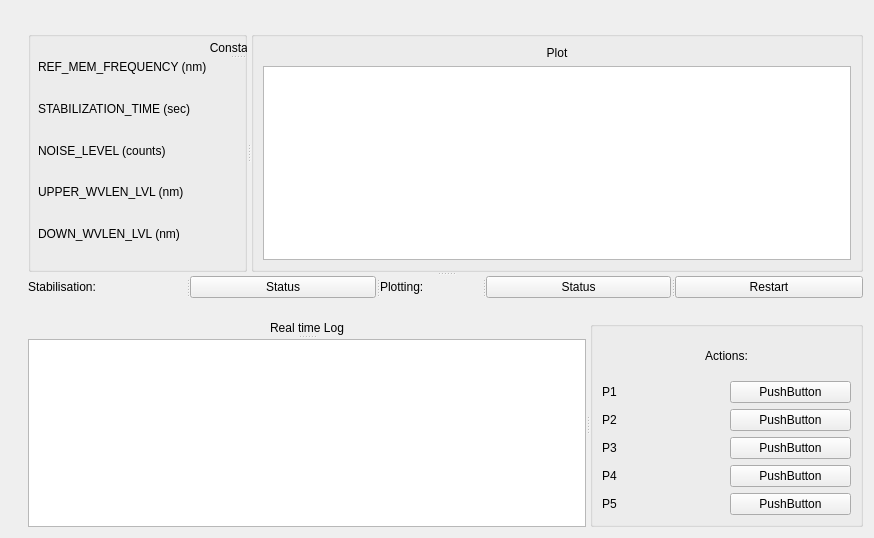
<?xml version="1.0" encoding="UTF-8"?>
<ui version="4.0">
 <class>Form</class>
 <widget class="QWidget" name="Form">
  <property name="geometry">
   <rect>
    <x>0</x>
    <y>0</y>
    <width>874</width>
    <height>538</height>
   </rect>
  </property>
  <property name="windowTitle">
   <string>Form</string>
  </property>
  <layout class="QVBoxLayout" name="verticalLayout_5">
   <item>
    <layout class="QGridLayout" name="gridLayout">
     <item row="0" column="0">
      <spacer name="verticalSpacer">
       <property name="orientation">
        <enum>Qt::Vertical</enum>
       </property>
       <property name="sizeHint" stdset="0">
        <size>
         <width>17</width>
         <height>501</height>
        </size>
       </property>
      </spacer>
     </item>
     <item row="0" column="1">
      <layout class="QVBoxLayout" name="verticalLayout_4">
       <item>
        <spacer name="horizontalSpacer_2">
         <property name="orientation">
          <enum>Qt::Horizontal</enum>
         </property>
         <property name="sizeHint" stdset="0">
          <size>
           <width>548</width>
           <height>20</height>
          </size>
         </property>
        </spacer>
       </item>
       <item>
        <widget class="QSplitter" name="splitter_12">
         <property name="orientation">
          <enum>Qt::Vertical</enum>
         </property>
         <widget class="QSplitter" name="splitter_6">
          <property name="orientation">
           <enum>Qt::Horizontal</enum>
          </property>
          <widget class="QGroupBox" name="">
           <widget class="QSplitter" name="splitter">
            <property name="geometry">
             <rect>
              <x>10</x>
              <y>10</y>
              <width>401</width>
              <height>201</height>
             </rect>
            </property>
            <property name="orientation">
             <enum>Qt::Vertical</enum>
            </property>
            <widget class="QLabel" name="label">
             <property name="text">
              <string>Constants:</string>
             </property>
             <property name="alignment">
              <set>Qt::AlignCenter</set>
             </property>
            </widget>
            <widget class="QWidget" name="">
             <layout class="QHBoxLayout" name="horizontalLayout_6">
              <item>
               <layout class="QVBoxLayout" name="verticalLayout">
                <item>
                 <widget class="QLabel" name="label_4">
                  <property name="sizePolicy">
                   <sizepolicy hsizetype="Preferred" vsizetype="Preferred">
                    <horstretch>0</horstretch>
                    <verstretch>0</verstretch>
                   </sizepolicy>
                  </property>
                  <property name="maximumSize">
                   <size>
                    <width>16777215</width>
                    <height>16777215</height>
                   </size>
                  </property>
                  <property name="text">
                   <string>REF_MEM_FREQUENCY (nm)</string>
                  </property>
                 </widget>
                </item>
                <item>
                 <spacer name="horizontalSpacer_4">
                  <property name="orientation">
                   <enum>Qt::Horizontal</enum>
                  </property>
                  <property name="sizeHint" stdset="0">
                   <size>
                    <width>168</width>
                    <height>20</height>
                   </size>
                  </property>
                 </spacer>
                </item>
                <item>
                 <widget class="QLabel" name="label_5">
                  <property name="text">
                   <string>STABILIZATION_TIME (sec)                </string>
                  </property>
                 </widget>
                </item>
                <item>
                 <spacer name="horizontalSpacer_5">
                  <property name="orientation">
                   <enum>Qt::Horizontal</enum>
                  </property>
                  <property name="sizeHint" stdset="0">
                   <size>
                    <width>168</width>
                    <height>20</height>
                   </size>
                  </property>
                 </spacer>
                </item>
                <item>
                 <widget class="QLabel" name="label_7">
                  <property name="text">
                   <string>NOISE_LEVEL (counts)                        </string>
                  </property>
                 </widget>
                </item>
                <item>
                 <spacer name="horizontalSpacer_6">
                  <property name="orientation">
                   <enum>Qt::Horizontal</enum>
                  </property>
                  <property name="sizeHint" stdset="0">
                   <size>
                    <width>168</width>
                    <height>20</height>
                   </size>
                  </property>
                 </spacer>
                </item>
                <item>
                 <widget class="QLabel" name="label_6">
                  <property name="text">
                   <string>UPPER_WVLEN_LVL (nm)                    </string>
                  </property>
                 </widget>
                </item>
                <item>
                 <spacer name="horizontalSpacer_7">
                  <property name="orientation">
                   <enum>Qt::Horizontal</enum>
                  </property>
                  <property name="sizeHint" stdset="0">
                   <size>
                    <width>168</width>
                    <height>20</height>
                   </size>
                  </property>
                 </spacer>
                </item>
                <item>
                 <widget class="QLabel" name="label_8">
                  <property name="text">
                   <string>DOWN_WVLEN_LVL (nm)                    </string>
                  </property>
                 </widget>
                </item>
               </layout>
              </item>
              <item>
               <spacer name="verticalSpacer_2">
                <property name="orientation">
                 <enum>Qt::Vertical</enum>
                </property>
                <property name="sizeHint" stdset="0">
                 <size>
                  <width>20</width>
                  <height>178</height>
                 </size>
                </property>
               </spacer>
              </item>
              <item>
               <layout class="QVBoxLayout" name="verticalLayout_6">
                <item>
                 <widget class="QLineEdit" name="lineEdit">
                  <property name="sizePolicy">
                   <sizepolicy hsizetype="Expanding" vsizetype="Fixed">
                    <horstretch>0</horstretch>
                    <verstretch>0</verstretch>
                   </sizepolicy>
                  </property>
                 </widget>
                </item>
                <item>
                 <spacer name="horizontalSpacer_8">
                  <property name="orientation">
                   <enum>Qt::Horizontal</enum>
                  </property>
                  <property name="sizeHint" stdset="0">
                   <size>
                    <width>168</width>
                    <height>20</height>
                   </size>
                  </property>
                 </spacer>
                </item>
                <item>
                 <widget class="QLineEdit" name="lineEdit_2"/>
                </item>
                <item>
                 <spacer name="horizontalSpacer_9">
                  <property name="orientation">
                   <enum>Qt::Horizontal</enum>
                  </property>
                  <property name="sizeHint" stdset="0">
                   <size>
                    <width>168</width>
                    <height>20</height>
                   </size>
                  </property>
                 </spacer>
                </item>
                <item>
                 <widget class="QLineEdit" name="lineEdit_3"/>
                </item>
                <item>
                 <spacer name="horizontalSpacer_10">
                  <property name="orientation">
                   <enum>Qt::Horizontal</enum>
                  </property>
                  <property name="sizeHint" stdset="0">
                   <size>
                    <width>168</width>
                    <height>20</height>
                   </size>
                  </property>
                 </spacer>
                </item>
                <item>
                 <widget class="QLineEdit" name="lineEdit_4"/>
                </item>
                <item>
                 <spacer name="horizontalSpacer_11">
                  <property name="orientation">
                   <enum>Qt::Horizontal</enum>
                  </property>
                  <property name="sizeHint" stdset="0">
                   <size>
                    <width>168</width>
                    <height>20</height>
                   </size>
                  </property>
                 </spacer>
                </item>
                <item>
                 <widget class="QLineEdit" name="lineEdit_5"/>
                </item>
               </layout>
              </item>
             </layout>
            </widget>
           </widget>
          </widget>
          <widget class="QGroupBox" name="">
           <layout class="QVBoxLayout" name="verticalLayout_2">
            <item>
             <widget class="QLabel" name="label_14">
              <property name="text">
               <string>Plot</string>
              </property>
              <property name="alignment">
               <set>Qt::AlignCenter</set>
              </property>
             </widget>
            </item>
            <item>
             <widget class="QGraphicsView" name="graphicsView">
              <property name="autoFillBackground">
               <bool>false</bool>
              </property>
             </widget>
            </item>
           </layout>
          </widget>
         </widget>
         <widget class="QSplitter" name="splitter_11">
          <property name="orientation">
           <enum>Qt::Horizontal</enum>
          </property>
          <widget class="QSplitter" name="splitter_7">
           <property name="orientation">
            <enum>Qt::Horizontal</enum>
           </property>
           <widget class="QLabel" name="label_3">
            <property name="text">
             <string>Stabilisation:</string>
            </property>
           </widget>
           <widget class="QPushButton" name="pushButton_6">
            <property name="text">
             <string>Status</string>
            </property>
           </widget>
          </widget>
          <widget class="QSplitter" name="splitter_8">
           <property name="orientation">
            <enum>Qt::Horizontal</enum>
           </property>
           <widget class="QLabel" name="label_15">
            <property name="text">
             <string>Plotting:</string>
            </property>
           </widget>
           <widget class="QPushButton" name="pushButton_7">
            <property name="text">
             <string>Status</string>
            </property>
           </widget>
          </widget>
          <widget class="QPushButton" name="pushButton_8">
           <property name="text">
            <string>Restart</string>
           </property>
          </widget>
         </widget>
        </widget>
       </item>
       <item>
        <spacer name="horizontalSpacer">
         <property name="orientation">
          <enum>Qt::Horizontal</enum>
         </property>
         <property name="sizeHint" stdset="0">
          <size>
           <width>548</width>
           <height>17</height>
          </size>
         </property>
        </spacer>
       </item>
       <item>
        <widget class="QSplitter" name="splitter_10">
         <property name="orientation">
          <enum>Qt::Horizontal</enum>
         </property>
         <widget class="QSplitter" name="splitter_9">
          <property name="orientation">
           <enum>Qt::Vertical</enum>
          </property>
          <widget class="QLabel" name="label_16">
           <property name="frameShadow">
            <enum>QFrame::Plain</enum>
           </property>
           <property name="text">
            <string>Real time Log</string>
           </property>
           <property name="alignment">
            <set>Qt::AlignCenter</set>
           </property>
          </widget>
          <widget class="QGraphicsView" name="graphicsView_2">
           <property name="frameShadow">
            <enum>QFrame::Plain</enum>
           </property>
          </widget>
         </widget>
         <widget class="QGroupBox" name="">
          <layout class="QVBoxLayout" name="verticalLayout_3">
           <item>
            <widget class="QLabel" name="label_2">
             <property name="text">
              <string>Actions:</string>
             </property>
             <property name="alignment">
              <set>Qt::AlignCenter</set>
             </property>
            </widget>
           </item>
           <item>
            <layout class="QHBoxLayout" name="horizontalLayout">
             <item>
              <widget class="QLabel" name="label_13">
               <property name="text">
                <string>P1</string>
               </property>
              </widget>
             </item>
             <item>
              <widget class="QPushButton" name="pushButton">
               <property name="text">
                <string>PushButton</string>
               </property>
              </widget>
             </item>
            </layout>
           </item>
           <item>
            <layout class="QHBoxLayout" name="horizontalLayout_2">
             <item>
              <widget class="QLabel" name="label_11">
               <property name="text">
                <string>P2</string>
               </property>
              </widget>
             </item>
             <item>
              <widget class="QPushButton" name="pushButton_2">
               <property name="text">
                <string>PushButton</string>
               </property>
              </widget>
             </item>
            </layout>
           </item>
           <item>
            <layout class="QHBoxLayout" name="horizontalLayout_3">
             <item>
              <widget class="QLabel" name="label_12">
               <property name="text">
                <string>P3</string>
               </property>
              </widget>
             </item>
             <item>
              <widget class="QPushButton" name="pushButton_4">
               <property name="text">
                <string>PushButton</string>
               </property>
              </widget>
             </item>
            </layout>
           </item>
           <item>
            <layout class="QHBoxLayout" name="horizontalLayout_4">
             <item>
              <widget class="QLabel" name="label_10">
               <property name="text">
                <string>P4</string>
               </property>
              </widget>
             </item>
             <item>
              <widget class="QPushButton" name="pushButton_3">
               <property name="text">
                <string>PushButton</string>
               </property>
              </widget>
             </item>
            </layout>
           </item>
           <item>
            <layout class="QHBoxLayout" name="horizontalLayout_5">
             <item>
              <widget class="QLabel" name="label_9">
               <property name="text">
                <string>P5</string>
               </property>
              </widget>
             </item>
             <item>
              <widget class="QPushButton" name="pushButton_5">
               <property name="text">
                <string>PushButton</string>
               </property>
              </widget>
             </item>
            </layout>
           </item>
          </layout>
         </widget>
        </widget>
       </item>
      </layout>
     </item>
    </layout>
   </item>
  </layout>
 </widget>
 <resources/>
 <connections/>
</ui>
